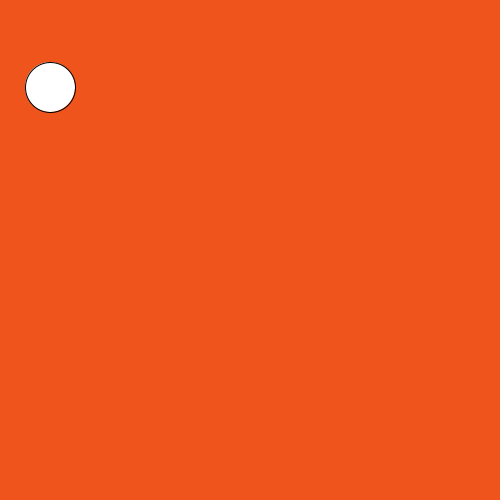
Frame 1 (no input)
Frame 60 (the mouse pressed at the canvas centre just before this capture): identical to frame 1, image omitted
Frame 120 (the mouse held since frame 60 and released just before this capture): identical to frame 1, image omitted

The Processing sketch that drew this single still picture (run headless with seeded random() and noise(); from frame 60 on, the mouse is pressed at the canvas centre):

// Processing sketch: slippery_dot
// ── slippery_dot.pde

 // Make a slippery dot. When you click on the dot it will slide to a new location.
 
 
 // 1. Create three integer variables to represent the x, y, and the size of the ellipse
       int x = 50;
       int y= 87;
       int s=50;
    void setup() {
      // 2. Set the size of your sketch
    size(500,500);
    }
    
    void draw() {
    
      // 3. Set the background color of your sketch
      background(238,84,28);
      // 4. Draw an ellipse using the variables created at the top of the sketch for the location and size of your ellipse. 
      //    Make sure it fits in the window. Change the variables if it does not.
    ellipse(x,y,s,s);
    
    }
    
    /******** This method gets called automatically when you press the mouse ************/
    void mousePressed() {
      //5. Create an integer variable called distance
      int  distance = getDistanceFromMouse(x,y);
      //6. The getDistanceFromMouse() method below returns a number.
      //   Set the value of your distance variable to the value returned by the getDistance method
      //   You will need to pass the x and y location of your ellipse to this method.
          
      //7.  Use an if statement to check if your distance variable is < the radius of the ellipse
      //    If it is, make a new x AND y for the ellipse, for a new random location on the window
      //    Hint: Use code like this      x = (int) random(width);
      
      if (distance < s/2) {
        x= (int) random(width);
        y= (int) random(height);
      }
      
    }
    
    /********  This method gives you the number of pixels between the mouse and the x,y point ***********/
    int getDistanceFromMouse(int x, int y) {
      return (int)Math.sqrt(Math.pow((mouseX-x),2) + Math.pow((mouseY-y),2));
    }
